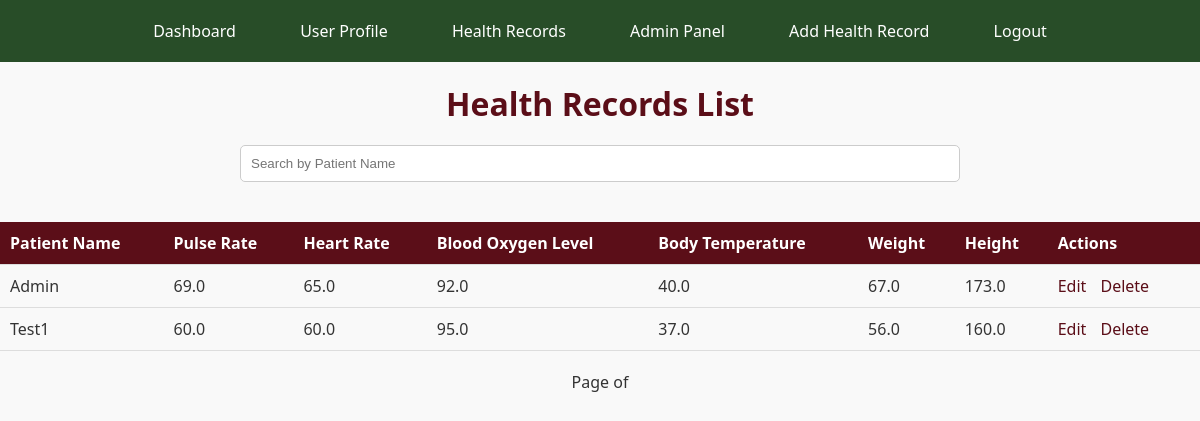
Page /health-records/ (signed in) on the committed database.
### health_monitorapp/models.py (models this page shows, shortened)
class HealthRecord(models.Model):
    user_name = models.CharField(max_length=100, verbose_name="User Name")
    timestamp = models.DateTimeField(auto_now_add=True, verbose_name="Timestamp")
    pulse_rate = models.FloatField(validators=[MinValueValidator(0)], verbose_name="Pulse Rate (bpm)")
    heart_rate = models.FloatField(validators=[MinValueValidator(0)], verbose_name="Heart Rate (bpm)")
    blood_oxygen_level = models.FloatField(validators=[MinValueValidator(0), MaxValueValidator(100)], verbose_name="Blood Oxygen Level (%)")
    body_temperature = models.FloatField(validators=[MinValueValidator(0)], verbose_name="Body Temperature (°C)")
    height = models.FloatField(validators=[MinValueValidator(0)], blank=True, null=True, verbose_name="Height (cm)")
    body_weight = models.FloatField(validators=[MinValueValidator(0)], blank=True, null=True, verbose_name="Body Weight (kg)")
    class Meta:
        verbose_name = "Health Record"
        verbose_name_plural = "Health Records"
        ordering = ['-timestamp']

### health_monitorapp/views.py (the view)
# urls.py: path('health-records/', views.health_records_list, name='health_records_list'),
@login_required
def health_records_list(request):
    records = HealthRecord.objects.all()
    query = request.GET.get('q')
    if query:
        records = records.filter(user_name__icontains=query)  # Assuming user_name is the field to search for
    paginator = Paginator(records, 10)  # Show 10 records per page
    page_number = request.GET.get('page')
    page_obj = paginator.get_page(page_number)
    context = {
        'records': records,
 }
    return render(request, 'health_monitorapp/health_records_list.html', {'page_obj': page_obj})

### health_monitorapp/templates/health_monitorapp/health_records_list.html (shortened to what this page needs)
<!DOCTYPE html>
<html lang="en">
<head>
</head>
<body>
    <div class="navbar">
        <a href="{% url 'dashboard' %}">Dashboard</a>
        <a href="{% url 'user_profile' %}">User Profile</a>
        <a href="{% url 'health_records_list' %}">Health Records</a>
        <a href="{% url 'admin:index' %}" class="nav-link">Admin Panel</a>
        <a href="{% url 'add_health_record' %}">Add Health Record</a>
        <a href="#" onclick="logout()">Logout</a>
    </div>
    <h1>Health Records List</h1>
    <div class="search-container">
        <input type="text" class="search-input" id="searchInput" placeholder="Search by Patient Name" oninput="searchRecords()">
    </div>
    <table>
        <thead>
            <tr>
                <th>Patient Name</th>
                <th>Pulse Rate</th>
                <th>Heart Rate</th>
                <th>Blood Oxygen Level</th>
                <th>Body Temperature</th>
                <th>Weight</th>
                <th>Height</th>
                <th>Actions</th>
            </tr>
        </thead>
        <tbody id="recordsTableBody">
            {% for record in page_obj %}
            <tr>
                <td>{{ record.user_name }}</td>
                <td>{{ record.pulse_rate }}</td>
                <td>{{ record.heart_rate }}</td>
                <td>{{ record.blood_oxygen_level }}</td>
                <td>{{ record.body_temperature }}</td>
                <td>{{ record.body_weight }}</td>
                <td>{{ record.height }}</td>
                <td>
                    <a class="edit-link" href="{% url 'edit_health_record' record.pk %}">Edit</a>
                    <a class="delete-link" href="{% url 'delete_health_record' record.pk %}">Delete</a>
                </td>
            </tr>
            {% endfor %}
        </tbody>
    </table>
    <div class="pagination">
        <span class="current">Page {{ records.number }} of {{ records.paginator.num_pages }}</span>
    </div>
</body>
</html>

### health_monitorapp/templates/health_monitorapp/health_records_list.html (style rules this page uses)
* { box-sizing: border-box; margin: 0; padding: 0; }
body { font-family: 'Segoe UI', Tahoma, Geneva, Verdana, sans-serif; background-color: #f9f9f9; color: #333; margin: 0; padding: 0; }
h1 { text-align: center; margin: 20px 0; color: #5b0e18; }
.navbar { background-color: #284d28; overflow: hidden; width: 100%; text-align: center; padding: 10px 0; }
.navbar a { display: inline-block; color: #fff; text-decoration: none; padding: 10px 20px; margin: 0 10px; transition: background-color 0.3s ease; }
.search-container { text-align: center; margin-bottom: 20px; }
.search-input { width: 60%; padding: 10px; margin-bottom: 20px; border: 1px solid #ccc; border-radius: 5px; box-sizing: border-box; }
table { width: 100%; border-collapse: collapse; margin-bottom: 20px; }
th, td { padding: 10px; text-align: left; border-bottom: 1px solid #ddd; }
th { background-color: #5b0e18; color: #fff; }
.edit-link, .delete-link { text-decoration: none; color: #5b0e18; margin-right: 10px; }
.pagination { text-align: center; margin-top: 20px; }

### rows in the picture
HealthRecord: user_name "Admin", pulse_rate "69.0", heart_rate "65.0", blood_oxygen_level "92.0", body_temperature "40.0", body_weight "67.0", height "173.0"
HealthRecord: user_name "Test1", pulse_rate "60.0", heart_rate "60.0", blood_oxygen_level "95.0", body_temperature "37.0", body_weight "56.0", height "160.0"
